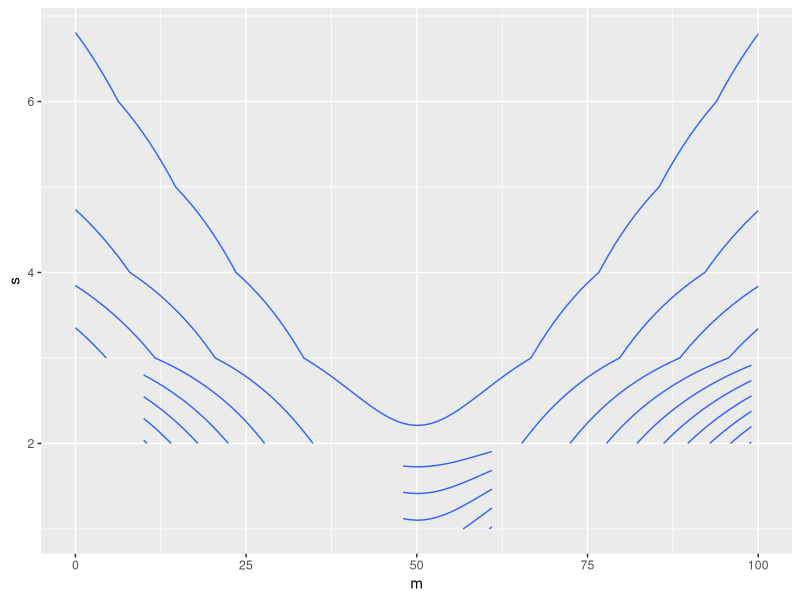
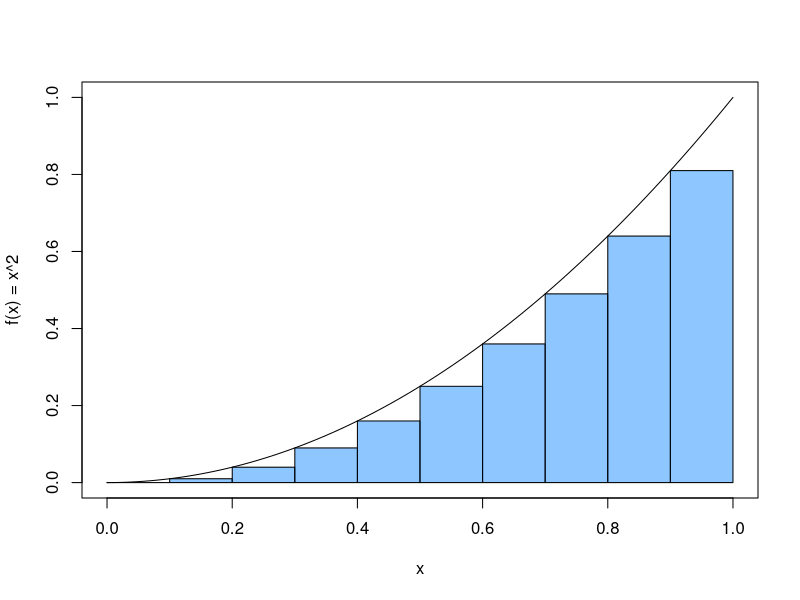

The R source for these figures, in order:
library(MASS)

n <- 1e4

x <- rnorm(n)
y <- 0.3 * x + rnorm(n)

d <- ?kde2d(x, y, n = 50)

n <- 30
m <- 50
s <- 20

x <- rnorm(n, m, s)

D <- expand.grid(
    m = seq(0, 100),
    s = seq(0, 50)
)

ll <- rep(0, nrow(D))
for(i in 1:nrow(D)){
    ll[i] <- sum(log(dnorm(x, D$m[i], D$s[i])))
}

D$ll <- ll

library(ggplot2)

ggplot(D, aes(x = m, y = s, z = ll)) +
    stat_contour()

# Define the function
f <- function(x) {
    x^2
}

# Set up the range and number of intervals
a <- 0    # Lower limit
b <- 1    # Upper limit
n <- 10 # Number of intervals (more intervals = better accuracy)

# Compute the width of each rectangle
dx <- (b - a) / n

# Create the x values (midpoint of each rectangle)
x_values <- seq(a + dx / 2, b - dx / 2, length.out = n)

# Compute the sum of rectangle areas
sum(f(x_values) * dx) # base (dx) * altezza f(x)

curve(f(x), 0, 1, ylab = sprintf("f(x) = %s", deparse(body(f)[[2]])))
rect(xleft = x_values - dx/2, xright = x_values + dx/2, 0, f(x_values- dx/2),
     col = scales::alpha("dodgerblue", 0.5))












